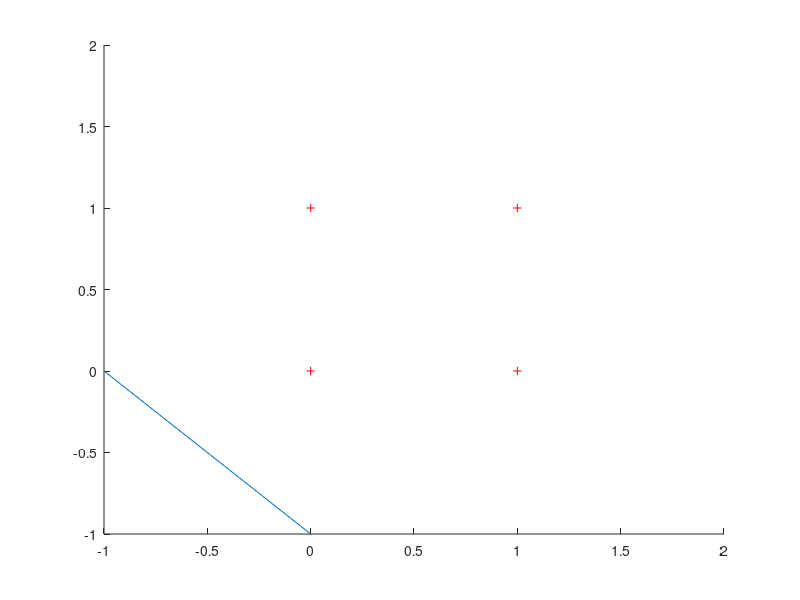

The MATLAB script that drew this image: (Note: this script raises an error after producing the figure.)
clear all
close all


%% PR1
%0: inicializace vah w 
w=ones(3,1)*0.5;
MaxOpak     = 10;
alfa        = 0.8;

vstup = [   0 0 0;...  %OR
            0 1 1;...
            1 0 1;...
            1 1 1]; 
        
vstup = [   0 0 0;...  %AND
            0 1 0;...
            1 0 0;...
            1 1 1];



figure(1); 
for opak=1:MaxOpak                                                  % number of iteration
    clf('reset');hold on; axis([-1 2 -1 2]);                        % just figure manipulation
    for singleX=1:size(vstup,1)                                     
        
        % func Z
        z=w(1)+w(2)*vstup(singleX,1)+w(3)*vstup(singleX,2);         
        
        % vypocet Y         
        if (z>0)    y=0;    col = '+r'; 
        else        y=1;    col = '+g';   
        end    
        
        %  prepocet vah + bias
        if (y~=vstup(singleX,3))
            w(2)=w(2)+sign(y-0.5)*alfa*vstup(singleX,1);
            w(3)=w(3)+sign(y-0.5)*alfa*vstup(singleX,2);
            w(1)=w(1)+sign(y-0.5)*alfa*1;
        end
       
        plot (vstup (singleX,1), vstup(singleX,2),col);
            
    end
    % vypocet grafickej reprezentacie  c1
    xyL = [-1 2];
    plot([xyL(1) xyL(2)],[  (-w(1)-w(2)*(xyL(1)))/w(3)    (-w(1)-w(2)*(xyL(2)))/w(3)      ])
    
    % vypocet grafickej reprezentacie  c2
    syms x0 x1
    D = w(1)+w(2)*x0+w(3)*x1;
    ezplot(D)
    
    
    
    title(strcat('Opakovanie c.',num2str(opak),'    r = 0 , g = 1'));
    view(0,90);
    pause()
end





